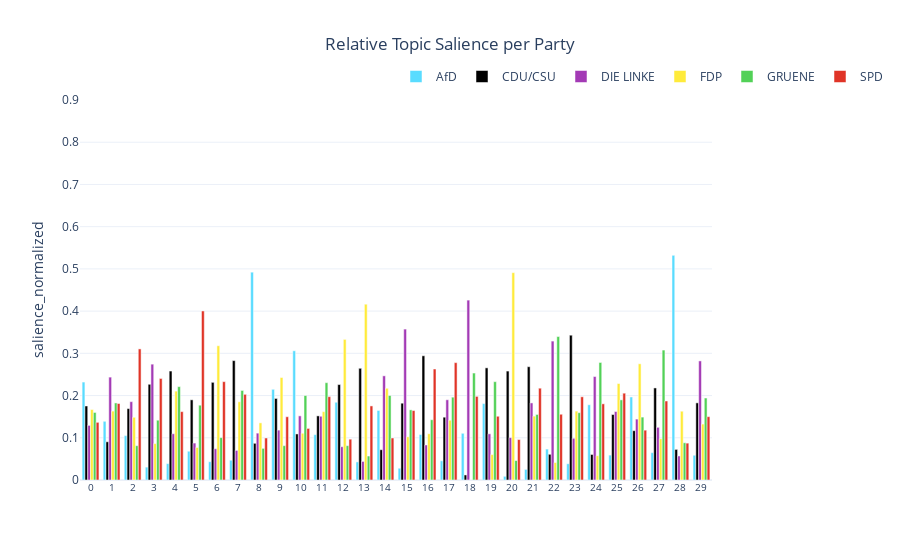
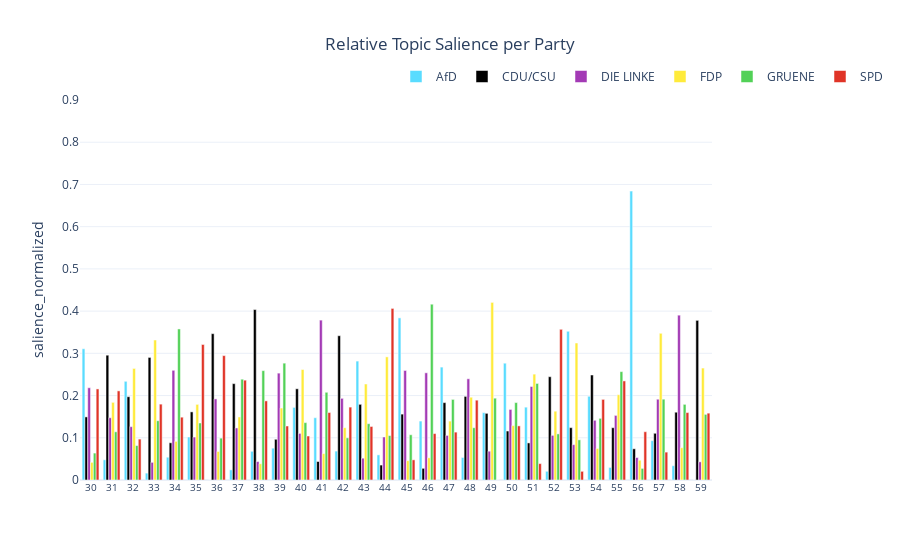
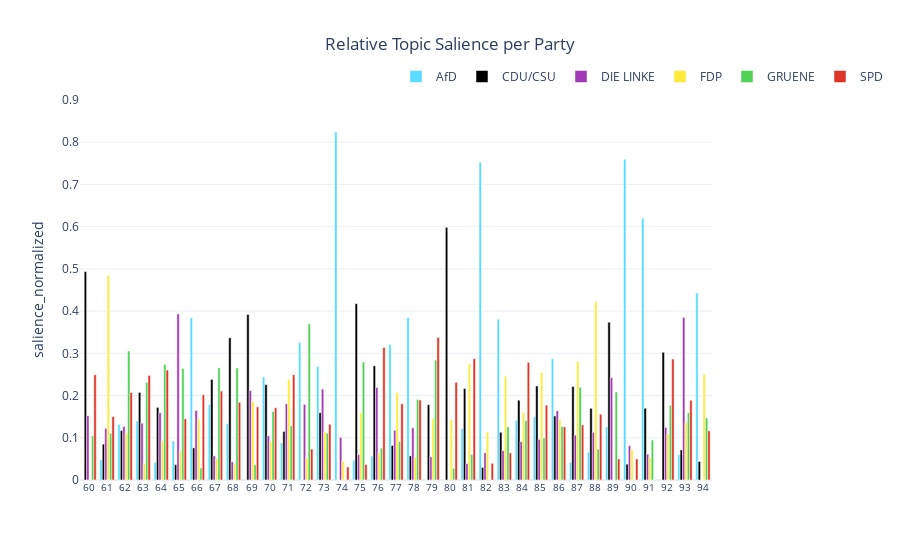

Write notebook code for charts like these, in order.
### Code cell
# Salience normalized
fig = px.bar(graphdf1, x="Topic", y="salience_normalized", color="party", range_y=[0,0.9], template="plotly_white", barmode='group', color_discrete_map=PARTYCOLORS, title="Relative Topic Salience per Party").update_layout(title_x=0.5, legend=dict(yanchor="top", y=1.1, xanchor="left", x=0.5, orientation='h', title=""), xaxis_title=None)
fig.update_layout(xaxis=dict(tickfont_size=10, tickvals=list(range(-1, graphdf1["Topic"].nunique()))))
fig.show()
fig = px.bar(graphdf2, x="Topic", y="salience_normalized", color="party", range_y=[0,0.9], template="plotly_white", barmode='group', color_discrete_map=PARTYCOLORS, title="Relative Topic Salience per Party").update_layout(title_x=0.5, legend=dict(yanchor="top", y=1.1, xanchor="left", x=0.5, orientation='h', title=""), xaxis_title=None)

fig.show()
fig = px.bar(graphdf3, x="Topic", y="salience_normalized", color="party", range_y=[0,0.9], template="plotly_white", barmode='group', color_discrete_map=PARTYCOLORS, title="Relative Topic Salience per Party").update_layout(title_x=0.5, legend=dict(yanchor="top", y=1.1, xanchor="left", x=0.5, orientation='h', title=""), xaxis_title=None)
fig.update_layout(xaxis=dict(tickfont_size=10, tickvals=list(range(graphdf3["Topic"].unique().min(), graphdf3["Topic"].unique().max()+1))))
fig.show()

### Figure 1 — Plotly figure (JSON) as saved in the notebook; plotly's stock layout.template omitted (floating-point values rounded to 4 significant figures)
{"data": [{"alignmentgroup": "True", "hovertemplate": "party=AfD<br>Topic=%{x}<br>salience_normalized=%{y}<extra></extra>", "legendgroup": "AfD", "marker": {"color": "#59dcff", "pattern": {"shape": ""}}, "name": "AfD", "offsetgroup": "AfD", "orientation": "v", "showlegend": true, "textposition": "auto", "type": "bar", "x": [0, 1, 2, 3, 4, 5, 6, 7, 8, 9, 10, 11, 12, 13, 14, 15, 16, 17, 18, 19, 20, 21, 22, 23, 24, 25, 26, 27, 28, 29], "xaxis": "x", "y": [0.232, 0.139, 0.1051, 0.03053, 0.03879, 0.06813, 0.04328, 0.04683, 0.4922, 0.2148, 0.306, 0.1074, 0.1841, 0.04283, 0.1647, 0.02784, 0.1077, 0.04554, 0.1106, 0.181, 0.008688, 0.0251, 0.07323, 0.0385, 0.1782, 0.05895, 0.1967, 0.06478, 0.5322, 0.05859], "yaxis": "y"}, {"alignmentgroup": "True", "hovertemplate": "party=CDU/CSU<br>Topic=%{x}<br>salience_normalized=%{y}<extra></extra>", "legendgroup": "CDU/CSU", "marker": {"color": "black", "pattern": {"shape": ""}}, "name": "CDU/CSU", "offsetgroup": "CDU/CSU", "orientation": "v", "showlegend": true, "textposition": "auto", "type": "bar", "x": [0, 1, 2, 3, 4, 5, 6, 7, 8, 9, 10, 11, 12, 13, 14, 15, 16, 17, 18, 19, 20, 21, 22, 23, 24, 25, 26, 27, 28, 29], "xaxis": "x", "y": [0.1753, 0.09051, 0.1691, 0.2267, 0.2581, 0.1899, 0.2313, 0.2828, 0.08691, 0.1931, 0.1091, 0.1519, 0.226, 0.2646, 0.07174, 0.1819, 0.2942, 0.1488, 0.01195, 0.2656, 0.258, 0.2683, 0.06089, 0.3429, 0.06047, 0.155, 0.1168, 0.218, 0.07243, 0.1827], "yaxis": "y"}, {"alignmentgroup": "True", "hovertemplate": "party=DIE LINKE<br>Topic=%{x}<br>salience_normalized=%{y}<extra></extra>", "legendgroup": "DIE LINKE", "marker": {"color": "#a33ab5", "pattern": {"shape": ""}}, "name": "DIE LINKE", "offsetgroup": "DIE LINKE", "orientation": "v", "showlegend": true, "textposition": "auto", "type": "bar", "x": [0, 1, 2, 3, 4, 5, 6, 7, 8, 9, 10, 11, 12, 13, 14, 15, 16, 17, 18, 19, 20, 21, 22, 23, 24, 25, 26, 27, 28, 29], "xaxis": "x", "y": [0.1293, 0.2437, 0.1855, 0.2744, 0.1096, 0.08746, 0.07407, 0.07014, 0.111, 0.1182, 0.1519, 0.151, 0.07879, 0.04399, 0.2467, 0.3574, 0.08294, 0.19, 0.4261, 0.1093, 0.1004, 0.1826, 0.329, 0.09883, 0.245, 0.1622, 0.1443, 0.1247, 0.05693, 0.2821], "yaxis": "y"}, {"alignmentgroup": "True", "hovertemplate": "party=FDP<br>Topic=%{x}<br>salience_normalized=%{y}<extra></extra>", "legendgroup": "FDP", "marker": {"color": "#ffeb3b", "pattern": {"shape": ""}}, "name": "FDP", "offsetgroup": "FDP", "orientation": "v", "showlegend": true, "textposition": "auto", "type": "bar", "x": [0, 1, 2, 3, 4, 5, 6, 7, 8, 9, 10, 11, 12, 13, 14, 15, 16, 17, 19, 20, 21, 22, 23, 24, 25, 26, 27, 28, 29, 18], "xaxis": "x", "y": [0.1669, 0.1632, 0.1485, 0.08629, 0.2105, 0.07701, 0.318, 0.1853, 0.1353, 0.2428, 0.1107, 0.1619, 0.333, 0.4164, 0.2172, 0.1023, 0.1095, 0.1416, 0.06018, 0.4911, 0.1513, 0.04139, 0.1632, 0.05754, 0.2285, 0.2753, 0.09764, 0.1629, 0.1325, 0], "yaxis": "y"}, {"alignmentgroup": "True", "hovertemplate": "party=GRUENE<br>Topic=%{x}<br>salience_normalized=%{y}<extra></extra>", "legendgroup": "GRUENE", "marker": {"color": "#52d157", "pattern": {"shape": ""}}, "name": "GRUENE", "offsetgroup": "GRUENE", "orientation": "v", "showlegend": true, "textposition": "auto", "type": "bar", "x": [0, 1, 2, 3, 4, 5, 6, 7, 8, 9, 10, 11, 12, 13, 14, 15, 16, 17, 18, 19, 20, 21, 22, 23, 24, 25, 26, 27, 28, 29], "xaxis": "x", "y": [0.16, 0.1825, 0.08128, 0.1417, 0.2211, 0.1771, 0.1004, 0.2121, 0.07495, 0.08134, 0.2001, 0.2305, 0.08136, 0.05678, 0.2002, 0.1661, 0.1427, 0.1962, 0.2533, 0.2329, 0.04607, 0.1553, 0.3398, 0.1595, 0.2784, 0.1898, 0.149, 0.3077, 0.08818, 0.1942], "yaxis": "y"}, {"alignmentgroup": "True", "hovertemplate": "party=SPD<br>Topic=%{x}<br>salience_normalized=%{y}<extra></extra>", "legendgroup": "SPD", "marker": {"color": "#e03427", "pattern": {"shape": ""}}, "name": "SPD", "offsetgroup": "SPD", "orientation": "v", "showlegend": true, "textposition": "auto", "type": "bar", "x": [0, 1, 2, 3, 4, 5, 6, 7, 8, 9, 10, 11, 12, 13, 14, 15, 16, 17, 18, 19, 20, 21, 22, 23, 24, 25, 26, 27, 28, 29], "xaxis": "x", "y": [0.1366, 0.1811, 0.3105, 0.2405, 0.162, 0.4004, 0.2329, 0.2029, 0.09955, 0.1498, 0.1221, 0.1974, 0.09669, 0.1754, 0.09947, 0.1645, 0.2629, 0.278, 0.198, 0.151, 0.09581, 0.2175, 0.1557, 0.1971, 0.1804, 0.2056, 0.118, 0.1871, 0.08733, 0.15], "yaxis": "y"}], "layout": {"autosize": true, "barmode": "group", "legend": {"orientation": "h", "title": {"text": ""}, "tracegroupgap": 0, "x": 0.5, "xanchor": "left", "y": 1.1, "yanchor": "top"}, "title": {"text": "Relative Topic Salience per Party", "x": 0.5}, "xaxis": {"anchor": "y", "autorange": true, "domain": [0, 1], "range": [-0.5, 29.5], "tickfont": {"size": 10}, "tickvals": [-1, 0, 1, 2, 3, 4, 5, 6, 7, 8, 9, 10, 11, 12, 13, 14, 15, 16, 17, 18, 19, 20, 21, 22, 23, 24, 25, 26, 27, 28, 29], "title": {}, "type": "linear"}, "yaxis": {"anchor": "x", "domain": [0, 1], "range": [0, 0.9], "title": {"text": "salience_normalized"}, "type": "linear"}}}

### Figure 2 — Plotly figure (JSON) as saved in the notebook; plotly's stock layout.template omitted (floating-point values rounded to 4 significant figures)
{"data": [{"alignmentgroup": "True", "hovertemplate": "party=AfD<br>Topic=%{x}<br>salience_normalized=%{y}<extra></extra>", "legendgroup": "AfD", "marker": {"color": "#59dcff", "pattern": {"shape": ""}}, "name": "AfD", "offsetgroup": "AfD", "orientation": "v", "showlegend": true, "textposition": "auto", "type": "bar", "x": [30, 31, 32, 33, 34, 35, 37, 38, 39, 40, 41, 42, 43, 44, 45, 46, 47, 48, 49, 50, 51, 52, 53, 54, 55, 56, 57, 58, 36, 59], "xaxis": "x", "y": [0.3108, 0.04785, 0.2337, 0.01629, 0.05397, 0.1019, 0.02401, 0.06796, 0.07539, 0.1719, 0.1475, 0.06849, 0.2816, 0.05953, 0.384, 0.1396, 0.2674, 0.05335, 0.1595, 0.2766, 0.1725, 0.02059, 0.3522, 0.1983, 0.02979, 0.6842, 0.09315, 0.03379, 0, 0], "yaxis": "y"}, {"alignmentgroup": "True", "hovertemplate": "party=CDU/CSU<br>Topic=%{x}<br>salience_normalized=%{y}<extra></extra>", "legendgroup": "CDU/CSU", "marker": {"color": "black", "pattern": {"shape": ""}}, "name": "CDU/CSU", "offsetgroup": "CDU/CSU", "orientation": "v", "showlegend": true, "textposition": "auto", "type": "bar", "x": [30, 31, 32, 33, 34, 35, 36, 37, 38, 39, 40, 41, 42, 43, 44, 45, 46, 47, 48, 49, 50, 51, 52, 53, 54, 55, 56, 57, 58, 59], "xaxis": "x", "y": [0.1494, 0.2956, 0.1973, 0.2903, 0.08815, 0.1613, 0.3465, 0.2282, 0.4036, 0.09644, 0.216, 0.0438, 0.3417, 0.1792, 0.03536, 0.156, 0.02764, 0.1832, 0.198, 0.1579, 0.116, 0.08782, 0.2446, 0.124, 0.2486, 0.1239, 0.07388, 0.1106, 0.1606, 0.3781], "yaxis": "y"}, {"alignmentgroup": "True", "hovertemplate": "party=DIE LINKE<br>Topic=%{x}<br>salience_normalized=%{y}<extra></extra>", "legendgroup": "DIE LINKE", "marker": {"color": "#a33ab5", "pattern": {"shape": ""}}, "name": "DIE LINKE", "offsetgroup": "DIE LINKE", "orientation": "v", "showlegend": true, "textposition": "auto", "type": "bar", "x": [30, 31, 32, 33, 34, 35, 36, 37, 38, 39, 40, 41, 42, 43, 44, 45, 46, 47, 48, 49, 50, 51, 52, 53, 54, 55, 56, 57, 58, 59], "xaxis": "x", "y": [0.2185, 0.1474, 0.1263, 0.04183, 0.2598, 0.1017, 0.1921, 0.1233, 0.04362, 0.2531, 0.1104, 0.3787, 0.1934, 0.05165, 0.1019, 0.2594, 0.2539, 0.1056, 0.2397, 0.06824, 0.1671, 0.2214, 0.1057, 0.08373, 0.1414, 0.153, 0.05323, 0.1913, 0.3904, 0.04301], "yaxis": "y"}, {"alignmentgroup": "True", "hovertemplate": "party=FDP<br>Topic=%{x}<br>salience_normalized=%{y}<extra></extra>", "legendgroup": "FDP", "marker": {"color": "#ffeb3b", "pattern": {"shape": ""}}, "name": "FDP", "offsetgroup": "FDP", "orientation": "v", "showlegend": true, "textposition": "auto", "type": "bar", "x": [30, 31, 32, 33, 34, 35, 36, 37, 38, 39, 40, 41, 42, 43, 44, 45, 46, 47, 48, 49, 50, 51, 52, 53, 54, 55, 56, 57, 58, 59], "xaxis": "x", "y": [0.04183, 0.1839, 0.2642, 0.3315, 0.09152, 0.1791, 0.06765, 0.1493, 0.03841, 0.1704, 0.2616, 0.06252, 0.1239, 0.2274, 0.2916, 0.04569, 0.0526, 0.1395, 0.196, 0.4206, 0.1288, 0.2507, 0.163, 0.3244, 0.07472, 0.2021, 0.04687, 0.3475, 0.07639, 0.2651], "yaxis": "y"}, {"alignmentgroup": "True", "hovertemplate": "party=GRUENE<br>Topic=%{x}<br>salience_normalized=%{y}<extra></extra>", "legendgroup": "GRUENE", "marker": {"color": "#52d157", "pattern": {"shape": ""}}, "name": "GRUENE", "offsetgroup": "GRUENE", "orientation": "v", "showlegend": true, "textposition": "auto", "type": "bar", "x": [30, 31, 32, 33, 34, 35, 36, 37, 38, 39, 40, 41, 42, 43, 44, 45, 46, 47, 48, 49, 50, 51, 52, 53, 54, 55, 56, 57, 58, 59], "xaxis": "x", "y": [0.06376, 0.1142, 0.08154, 0.1404, 0.3577, 0.135, 0.09916, 0.2387, 0.259, 0.2767, 0.1359, 0.2077, 0.09987, 0.1333, 0.1052, 0.1072, 0.4164, 0.1909, 0.1238, 0.1938, 0.1834, 0.2287, 0.1092, 0.09511, 0.146, 0.2567, 0.02748, 0.1914, 0.1792, 0.1554], "yaxis": "y"}, {"alignmentgroup": "True", "hovertemplate": "party=SPD<br>Topic=%{x}<br>salience_normalized=%{y}<extra></extra>", "legendgroup": "SPD", "marker": {"color": "#e03427", "pattern": {"shape": ""}}, "name": "SPD", "offsetgroup": "SPD", "orientation": "v", "showlegend": true, "textposition": "auto", "type": "bar", "x": [30, 31, 32, 33, 34, 35, 36, 37, 38, 39, 40, 41, 42, 43, 44, 45, 46, 47, 48, 50, 51, 52, 53, 54, 55, 56, 57, 58, 59, 49], "xaxis": "x", "y": [0.2157, 0.2111, 0.0969, 0.1797, 0.1488, 0.3209, 0.2946, 0.2364, 0.1874, 0.1279, 0.1042, 0.1597, 0.1726, 0.1268, 0.4064, 0.04775, 0.11, 0.1134, 0.1891, 0.1282, 0.03882, 0.3569, 0.02055, 0.1909, 0.2346, 0.1143, 0.06603, 0.1597, 0.1583, 0], "yaxis": "y"}], "layout": {"autosize": true, "barmode": "group", "legend": {"orientation": "h", "title": {"text": ""}, "tracegroupgap": 0, "x": 0.5, "xanchor": "left", "y": 1.1, "yanchor": "top"}, "title": {"text": "Relative Topic Salience per Party", "x": 0.5}, "xaxis": {"anchor": "y", "autorange": true, "domain": [0, 1], "range": [29.5, 59.5], "tickfont": {"size": 10}, "tickvals": [30, 31, 32, 33, 34, 35, 36, 37, 38, 39, 40, 41, 42, 43, 44, 45, 46, 47, 48, 49, 50, 51, 52, 53, 54, 55, 56, 57, 58, 59], "title": {}, "type": "linear"}, "yaxis": {"anchor": "x", "domain": [0, 1], "range": [0, 0.9], "title": {"text": "salience_normalized"}, "type": "linear"}}}

### Figure 3 — Plotly figure (JSON) as saved in the notebook; plotly's stock layout.template omitted (floating-point values rounded to 4 significant figures)
{"data": [{"alignmentgroup": "True", "hovertemplate": "party=AfD<br>Topic=%{x}<br>salience_normalized=%{y}<extra></extra>", "legendgroup": "AfD", "marker": {"color": "#59dcff", "pattern": {"shape": ""}}, "name": "AfD", "offsetgroup": "AfD", "orientation": "v", "showlegend": true, "textposition": "auto", "type": "bar", "x": [61, 62, 63, 64, 65, 66, 67, 68, 70, 71, 72, 73, 74, 75, 76, 77, 78, 81, 82, 83, 84, 85, 86, 87, 88, 89, 90, 91, 93, 94, 60, 69, 79, 80, 92], "xaxis": "x", "y": [0.04763, 0.1316, 0.1397, 0.04132, 0.09195, 0.3844, 0.1782, 0.1334, 0.2444, 0.08797, 0.3254, 0.2683, 0.824, 0.04687, 0.05691, 0.3211, 0.3846, 0.1216, 0.7528, 0.3807, 0.1414, 0.15, 0.2873, 0.04141, 0.06597, 0.1259, 0.7597, 0.6201, 0.05999, 0.4428, 0, 0, 0, 0, 0], "yaxis": "y"}, {"alignmentgroup": "True", "hovertemplate": "party=CDU/CSU<br>Topic=%{x}<br>salience_normalized=%{y}<extra></extra>", "legendgroup": "CDU/CSU", "marker": {"color": "black", "pattern": {"shape": ""}}, "name": "CDU/CSU", "offsetgroup": "CDU/CSU", "orientation": "v", "showlegend": true, "textposition": "auto", "type": "bar", "x": [60, 61, 62, 63, 64, 65, 66, 67, 68, 69, 70, 71, 73, 75, 76, 77, 78, 79, 80, 81, 82, 83, 84, 85, 86, 87, 88, 89, 90, 91, 92, 93, 94, 72, 74], "xaxis": "x", "y": [0.4934, 0.08487, 0.1173, 0.2074, 0.1718, 0.03641, 0.0761, 0.2381, 0.3368, 0.392, 0.2258, 0.1149, 0.1594, 0.4175, 0.2704, 0.08174, 0.05711, 0.1781, 0.5984, 0.2167, 0.02981, 0.1131, 0.189, 0.2227, 0.1517, 0.2214, 0.1698, 0.3737, 0.0376, 0.17, 0.3025, 0.07126, 0.04384, 0, 0], "yaxis": "y"}, {"alignmentgroup": "True", "hovertemplate": "party=DIE LINKE<br>Topic=%{x}<br>salience_normalized=%{y}<extra></extra>", "legendgroup": "DIE LINKE", "marker": {"color": "#a33ab5", "pattern": {"shape": ""}}, "name": "DIE LINKE", "offsetgroup": "DIE LINKE", "orientation": "v", "showlegend": true, "textposition": "auto", "type": "bar", "x": [60, 61, 62, 63, 64, 65, 66, 67, 68, 69, 70, 71, 72, 73, 74, 75, 76, 77, 78, 79, 81, 82, 83, 84, 85, 86, 87, 88, 89, 90, 91, 92, 93, 80, 94], "xaxis": "x", "y": [0.1524, 0.1223, 0.1267, 0.1345, 0.1591, 0.3934, 0.1645, 0.05718, 0.04282, 0.2118, 0.1046, 0.1807, 0.179, 0.2153, 0.1007, 0.06016, 0.2192, 0.1178, 0.1234, 0.05501, 0.03903, 0.06442, 0.06982, 0.09076, 0.09628, 0.1639, 0.1063, 0.1129, 0.2423, 0.08127, 0.06123, 0.1245, 0.3851, 0, 0], "yaxis": "y"}, {"alignmentgroup": "True", "hovertemplate": "party=FDP<br>Topic=%{x}<br>salience_normalized=%{y}<extra></extra>", "legendgroup": "FDP", "marker": {"color": "#ffeb3b", "pattern": {"shape": ""}}, "name": "FDP", "offsetgroup": "FDP", "orientation": "v", "showlegend": true, "textposition": "auto", "type": "bar", "x": [61, 62, 63, 64, 65, 66, 67, 68, 69, 70, 71, 72, 73, 74, 75, 76, 77, 78, 79, 80, 81, 82, 83, 84, 85, 86, 87, 88, 90, 91, 92, 93, 94, 60, 89], "xaxis": "x", "y": [0.4846, 0.1116, 0.03947, 0.09343, 0.06929, 0.1448, 0.05035, 0.03771, 0.1865, 0.09209, 0.2387, 0.05255, 0.1137, 0.04435, 0.1589, 0.06433, 0.2074, 0.05434, 0.1453, 0.1424, 0.2749, 0.1135, 0.2459, 0.1598, 0.2543, 0.1444, 0.2809, 0.4226, 0.07156, 0.05392, 0.1097, 0.1356, 0.2503, 0, 0], "yaxis": "y"}, {"alignmentgroup": "True", "hovertemplate": "party=GRUENE<br>Topic=%{x}<br>salience_normalized=%{y}<extra></extra>", "legendgroup": "GRUENE", "marker": {"color": "#52d157", "pattern": {"shape": ""}}, "name": "GRUENE", "offsetgroup": "GRUENE", "orientation": "v", "showlegend": true, "textposition": "auto", "type": "bar", "x": [60, 61, 62, 63, 64, 65, 66, 67, 68, 69, 70, 71, 72, 73, 75, 76, 77, 78, 79, 80, 81, 83, 84, 85, 86, 87, 88, 89, 91, 92, 93, 94, 74, 82, 90], "xaxis": "x", "y": [0.1049, 0.1105, 0.3054, 0.2314, 0.2739, 0.2641, 0.02831, 0.2657, 0.2653, 0.03645, 0.162, 0.1283, 0.3698, 0.1112, 0.2796, 0.07544, 0.09122, 0.1912, 0.284, 0.02782, 0.06045, 0.1262, 0.1406, 0.09942, 0.127, 0.2196, 0.07287, 0.2085, 0.09484, 0.1768, 0.1591, 0.1468, 0, 0, 0], "yaxis": "y"}, {"alignmentgroup": "True", "hovertemplate": "party=SPD<br>Topic=%{x}<br>salience_normalized=%{y}<extra></extra>", "legendgroup": "SPD", "marker": {"color": "#e03427", "pattern": {"shape": ""}}, "name": "SPD", "offsetgroup": "SPD", "orientation": "v", "showlegend": true, "textposition": "auto", "type": "bar", "x": [60, 61, 62, 63, 64, 65, 66, 67, 68, 69, 70, 71, 72, 73, 74, 75, 76, 77, 78, 79, 80, 81, 82, 83, 84, 85, 86, 87, 88, 89, 90, 92, 93, 94, 91], "xaxis": "x", "y": [0.2493, 0.1501, 0.2074, 0.2475, 0.2604, 0.1448, 0.2019, 0.2105, 0.1839, 0.1733, 0.1711, 0.2494, 0.07323, 0.1321, 0.03091, 0.03692, 0.3138, 0.1807, 0.1893, 0.3375, 0.2315, 0.2873, 0.03953, 0.06426, 0.2784, 0.1772, 0.1257, 0.1305, 0.1559, 0.04956, 0.04986, 0.2865, 0.189, 0.1163, 0], "yaxis": "y"}], "layout": {"autosize": true, "barmode": "group", "legend": {"orientation": "h", "title": {"text": ""}, "tracegroupgap": 0, "x": 0.5, "xanchor": "left", "y": 1.1, "yanchor": "top"}, "title": {"text": "Relative Topic Salience per Party", "x": 0.5}, "xaxis": {"anchor": "y", "autorange": true, "domain": [0, 1], "range": [59.5, 94.5], "tickfont": {"size": 10}, "tickvals": [60, 61, 62, 63, 64, 65, 66, 67, 68, 69, 70, 71, 72, 73, 74, 75, 76, 77, 78, 79, 80, 81, 82, 83, 84, 85, 86, 87, 88, 89, 90, 91, 92, 93, 94], "title": {}, "type": "linear"}, "yaxis": {"anchor": "x", "domain": [0, 1], "range": [0, 0.9], "title": {"text": "salience_normalized"}, "type": "linear"}}}
